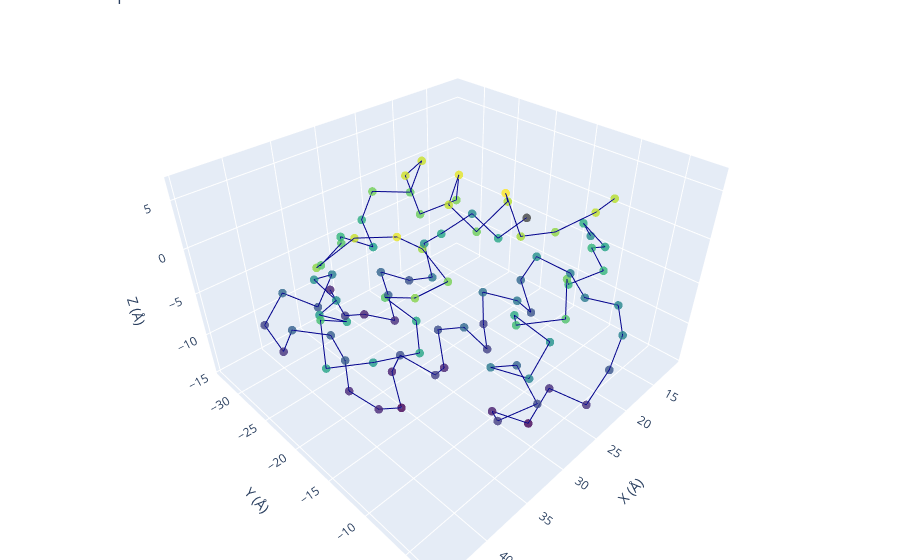

Notebook code cell kept with this figure:
### Code cell
def plot_beads(coords, title="MDM2 Alpha Carbons"):
    x, y, z = coords.T

    x_plot, y_plot, z_plot = [], [], []
    for i in range(len(coords) - 1):
        # Add current point
        x_plot.append(x[i])
        y_plot.append(y[i])
        z_plot.append(z[i])
        
        # Check physics: Distance to next point
        dist = np.linalg.norm(coords[i] - coords[i+1])
        # Break the line if distance is more than the 3.8A peptide bond
        if dist > 4.0:             
            x_plot.append(None)
            y_plot.append(None)
            z_plot.append(None)
            
    # Add the very last point
    x_plot.append(x[-1])
    y_plot.append(y[-1])
    z_plot.append(z[-1])

    fig = go.Figure(
        data=[
            go.Scatter3d(
                x=x_plot,
                y=y_plot,
                z=z_plot,
                mode="markers+lines",  # Lines connect the sequence backbone
                marker=dict(size=5, color=z, colorscale="Viridis", opacity=0.8),
                line=dict(color="darkblue", width=2),
            )
        ]
    )

    fig.update_layout(
        title=title,
        scene=dict(xaxis_title="X (Å)", yaxis_title="Y (Å)", zaxis_title="Z (Å)"),
        margin=dict(l=0, r=0, b=0, t=0),
    )

    fig.show()


plot_beads(coords)
